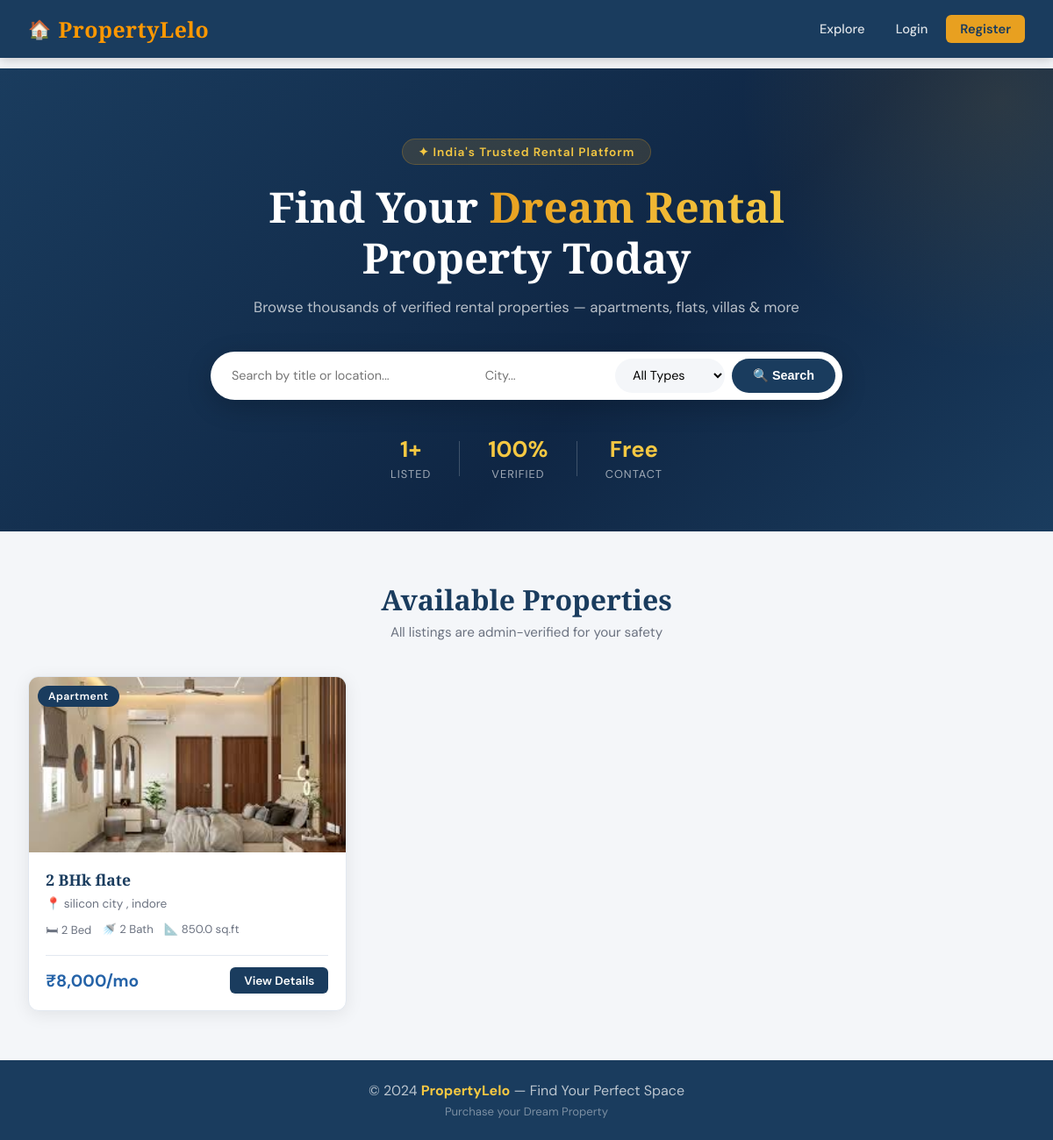
The page / on the database its author committed.
### tables this page shows
CREATE TABLE properties (
            id INTEGER PRIMARY KEY AUTOINCREMENT,
            owner_id INTEGER NOT NULL,
            title TEXT NOT NULL,
            description TEXT,
            property_type TEXT NOT NULL,
            price REAL NOT NULL,
            location TEXT NOT NULL,
            city TEXT NOT NULL,
            bedrooms INTEGER,
            bathrooms INTEGER,
            area REAL,
            image_filename TEXT,
            status TEXT DEFAULT 'pending',
            created_at TIMESTAMP DEFAULT CURRENT_TIMESTAMP,
            FOREIGN KEY (owner_id) REFERENCES users(id)
        );

### app.py (the view)
@app.route('/')
def index():
    db = get_db()
    search = request.args.get('search', '')
    city = request.args.get('city', '')
    ptype = request.args.get('type', '')
    query = "SELECT p.*, u.name as owner_name, u.phone as owner_phone FROM properties p JOIN users u ON p.owner_id = u.id WHERE p.status='approved'"
    params = []
    if search:
        query += " AND (p.title LIKE ? OR p.location LIKE ?)"
        params += [f'%{search}%', f'%{search}%']
    if city:
        query += " AND p.city LIKE ?"
        params.append(f'%{city}%')
    if ptype:
        query += " AND p.property_type=?"
        params.append(ptype)
    query += " ORDER BY p.created_at DESC"
    properties = db.execute(query, params).fetchall()
    db.close()
    return render_template('index.html', properties=properties, search=search, city=city, ptype=ptype)

### database.py (called while the page is built)
def get_db():
    conn = sqlite3.connect(DATABASE)
    conn.row_factory = sqlite3.Row
    return conn

### templates/index.html (shortened to what this page needs)
{% extends 'base.html' %}
{% block content %}
<section class="hero">
    <div class="hero-content">
        <p class="hero-tag">✦ India's Trusted Rental Platform</p>
        <h1 class="hero-title">Find Your <span class="gradient-text">Dream Rental</span><br>Property Today</h1>
        <p class="hero-sub">Browse thousands of verified rental properties — apartments, flats, villas & more</p>
        <form class="search-bar" method="GET" action="{{ url_for('index') }}">
            <input type="text" name="search" placeholder="Search by title or location..." value="{{ search }}" class="search-input">
            <input type="text" name="city" placeholder="City..." value="{{ city }}" class="search-city">
            <select name="type" class="search-type">
                <option value="">All Types</option>
            </select>
            <button type="submit" class="search-btn">🔍 Search</button>
        </form>
    </div>
    <div class="hero-stats">
        <div class="stat"><strong>{{ properties|length }}+</strong><span>Listed</span></div>
        <div class="stat"><strong>100%</strong><span>Verified</span></div>
        <div class="stat"><strong>Free</strong><span>Contact</span></div>
    </div>
</section>
<section class="section">
    <div class="section-header">
        <h2 class="section-title">Available Properties</h2>
        <p class="section-sub">All listings are admin-verified for your safety</p>
    </div>
    {% if properties %}
    <div class="properties-grid">
        {% for p in properties %}
        <div class="property-card">
            <div class="card-image-wrap">
                {% if p.image_filename %}
                    <img src="{{ url_for('static', filename='uploads/' + p.image_filename) }}" alt="{{ p.title }}" class="card-image">
                {% else %}
                    <div class="card-image-placeholder">🏠</div>
                {% endif %}
                <span class="card-badge">{{ p.property_type }}</span>
            </div>
            <div class="card-body">
                <h3 class="card-title">{{ p.title }}</h3>
                <p class="card-location">📍 {{ p.location }}, {{ p.city }}</p>
                <div class="card-meta">
                    {% if p.bedrooms %}<span>🛏 {{ p.bedrooms }} Bed</span>{% endif %}
                    {% if p.bathrooms %}<span>🚿 {{ p.bathrooms }} Bath</span>{% endif %}
                    {% if p.area %}<span>📐 {{ p.area }} sq.ft</span>{% endif %}
                </div>
                <div class="card-footer">
                    <span class="card-price">₹{{ "{:,.0f}".format(p.price) }}/mo</span>
                    <a href="{{ url_for('property_detail', pid=p.id) }}" class="card-btn">View Details</a>
                </div>
            </div>
        </div>
        {% endfor %}
    </div>
    {% endif %}
</section>
{% endblock %}

### rows shown on the page
properties: image_filename (picture), property_type "Apartment", title "2 BHk flate", location "silicon city", city "indore", bedrooms "2", bathrooms "2", area "850.0", price "8,000"

### other values the page prints
{{ properties|length }} "1"
